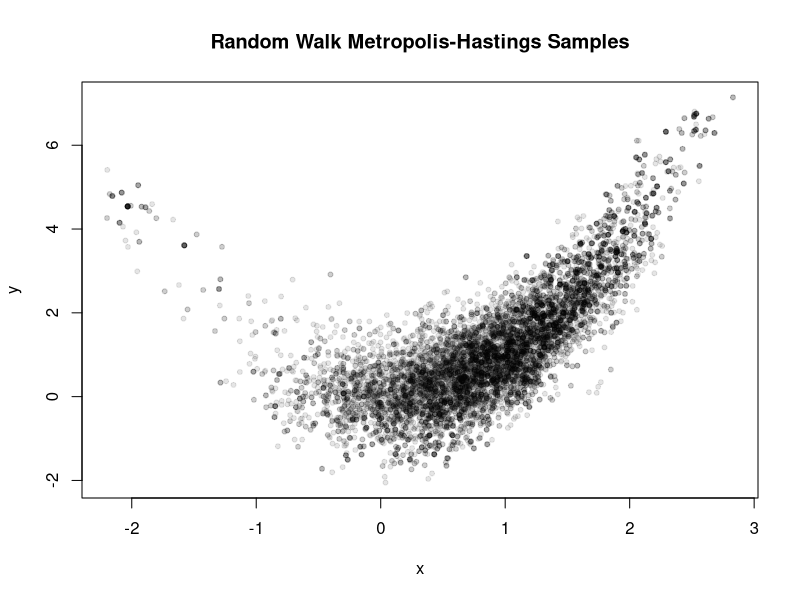

This figure's R source: (Note: this script raises an error after producing the figure.)
pi_dist <- function(x, y) {
  exp(-((x-1)^2 + (y-x^2)^2))
}

random_walk_metropolis_hastings <- function(n, start_x, start_y, sigma) {
  x_samples <- numeric(n)
  y_samples <- numeric(n)
  
  x_samples[1] <- start_x
  y_samples[1] <- start_y
  
  for (i in 2:n) {
    # Propose new values from a normal distribution centered at the current values
    # Transition kernel is a normal distribution centered at the previous value with a standard deviation of sigma
    x_proposed <- rnorm(1, mean = x_samples[i-1], sd = sigma)
    y_proposed <- rnorm(1, mean = y_samples[i-1], sd = sigma)
    
    # Calculate acceptance ratio
    pi_current <- pi_dist(x_samples[i-1], y_samples[i-1])
    pi_proposed <- pi_dist(x_proposed, y_proposed)
    acceptance_ratio <- pi_proposed / pi_current
    
    # Accept or reject the proposed values
    if (runif(1) < acceptance_ratio) {
      x_samples[i] <- x_proposed
      y_samples[i] <- y_proposed
    } else {
      x_samples[i] <- x_samples[i-1]
      y_samples[i] <- y_samples[i-1]
    }
  }
  
  return(list(x = x_samples, y = y_samples))
}

n <- 10000
start_x <- 0
start_y <- 0
sigma <- 0.5

samples <- random_walk_metropolis_hastings(n, start_x, start_y, sigma)

plot(samples$x, samples$y, pch = 20, col = rgb(0, 0, 0, 0.1), main = "Random Walk Metropolis-Hastings Samples", xlab = "x", ylab = "y")
animate_mcmc(samples, "Random Walk Metropolis-Hastings Samples")
